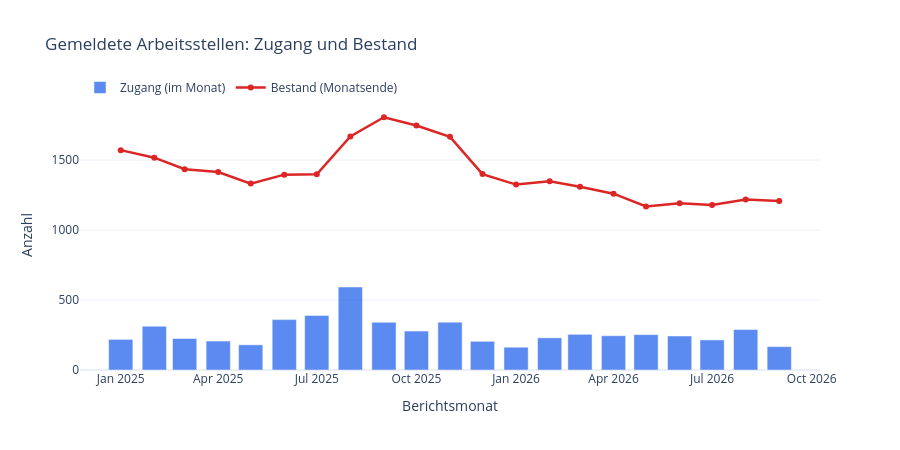

Source (notebook cell):
### Markdown cell above
## 2. Zeitreihe: Zugang und Bestand gemeldeter Arbeitsstellen

Wie entwickeln sich Angebot (gemeldete offene Stellen) im Zeitverlauf — sowohl der monatliche
Zugang neuer Meldungen als auch der Bestand am Monatsende?

### Code cell
fig = go.Figure()
fig.add_trace(go.Bar(
    x=arbeitsstellen.index.to_timestamp(), y=arbeitsstellen["zugang_im_monat"],
    name="Zugang (im Monat)", marker_color="#2563eb", opacity=0.75,
))
fig.add_trace(go.Scatter(
    x=arbeitsstellen.index.to_timestamp(), y=arbeitsstellen["bestand"],
    name="Bestand (Monatsende)", mode="lines+markers", line=dict(color="#dc2626", width=2.5),
))
fig.update_layout(
    title="Gemeldete Arbeitsstellen: Zugang und Bestand",
    xaxis_title="Berichtsmonat", yaxis_title="Anzahl",
    template="plotly_white", height=450, legend=dict(orientation="h", y=1.1),
)
fig.write_image(ABBILDUNGEN_DIR / "abb33_arbeitsstellen_zugang_bestand.png", scale=2)
fig

### Figure 1 — Plotly figure (JSON) as saved in the notebook; plotly's stock layout.template omitted (floating-point values rounded to 4 significant figures)
{"data": [{"marker": {"color": "#2563eb"}, "name": "Zugang (im Monat)", "opacity": 0.75, "type": "bar", "x": ["2025-01-01T00:00:00", "2025-02-01T00:00:00", "2025-03-01T00:00:00", "2025-04-01T00:00:00", "2025-05-01T00:00:00", "2025-06-01T00:00:00", "2025-07-01T00:00:00", "2025-08-01T00:00:00", "2025-09-01T00:00:00", "2025-10-01T00:00:00", "2025-11-01T00:00:00", "2025-12-01T00:00:00", "2026-01-01T00:00:00", "2026-02-01T00:00:00", "2026-03-01T00:00:00", "2026-04-01T00:00:00", "2026-05-01T00:00:00", "2026-06-01T00:00:00", "2026-07-01T00:00:00", "2026-08-01T00:00:00", "2026-09-01T00:00:00"], "y": [219, 313, 225, 207, 180, 360, 390, 593, 341, 278, 342, 205, 163, 230, 255, 245, 253, 243, 215, 289, 167]}, {"line": {"color": "#dc2626", "width": 2.5}, "mode": "lines+markers", "name": "Bestand (Monatsende)", "type": "scatter", "x": ["2025-01-01T00:00:00", "2025-02-01T00:00:00", "2025-03-01T00:00:00", "2025-04-01T00:00:00", "2025-05-01T00:00:00", "2025-06-01T00:00:00", "2025-07-01T00:00:00", "2025-08-01T00:00:00", "2025-09-01T00:00:00", "2025-10-01T00:00:00", "2025-11-01T00:00:00", "2025-12-01T00:00:00", "2026-01-01T00:00:00", "2026-02-01T00:00:00", "2026-03-01T00:00:00", "2026-04-01T00:00:00", "2026-05-01T00:00:00", "2026-06-01T00:00:00", "2026-07-01T00:00:00", "2026-08-01T00:00:00", "2026-09-01T00:00:00"], "y": [1571, 1517, 1435, 1415, 1332, 1396, 1399, 1669, 1806, 1747, 1666, 1400, 1325, 1348, 1310, 1260, 1169, 1192, 1179, 1218, 1208]}], "layout": {"height": 450, "legend": {"orientation": "h", "y": 1.1}, "title": {"text": "Gemeldete Arbeitsstellen: Zugang und Bestand"}, "xaxis": {"title": {"text": "Berichtsmonat"}}, "yaxis": {"title": {"text": "Anzahl"}}}}
